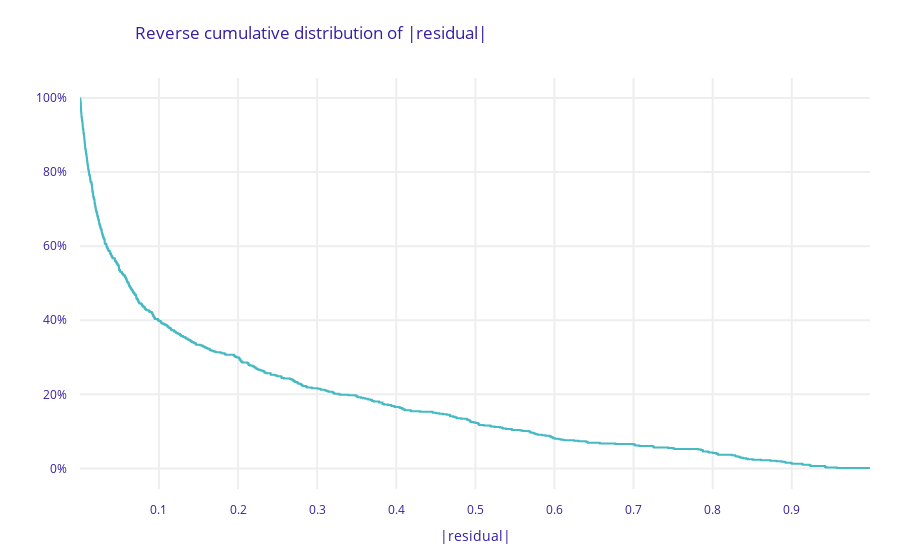

This figure's notebook cell:
### Code cell
mp.plot()

### Figure 1 — Plotly figure (JSON) as saved in the notebook; plotly's stock layout.template omitted (floating-point values rounded to 4 significant figures; data arrays with more than 128 entries replaced by an {"elided": "..."} marker saying what was removed)
{"data": [{"line": {"shape": "hv"}, "marker": {"color": "#46bac2"}, "name": "XGBClassifier", "type": "scatter", "x": {"elided": "718 float values"}, "y": {"elided": "718 float values"}}], "layout": {"font": {"color": "#371ea3"}, "margin": {"b": 71, "r": 30, "t": 78}, "title": {"text": "Reverse cumulative distribution of |residual|", "x": 0.15}, "xaxis": {"automargin": true, "fixedrange": true, "gridwidth": 2, "tickcolor": "white", "ticklen": 10, "ticks": "outside", "title": {"text": "|residual|"}, "type": "linear", "zeroline": false}, "yaxis": {"automargin": true, "fixedrange": true, "gridwidth": 2, "tickcolor": "white", "tickformat": ",.0%", "ticklen": 10, "ticks": "outside", "type": "linear", "zeroline": false}}}
